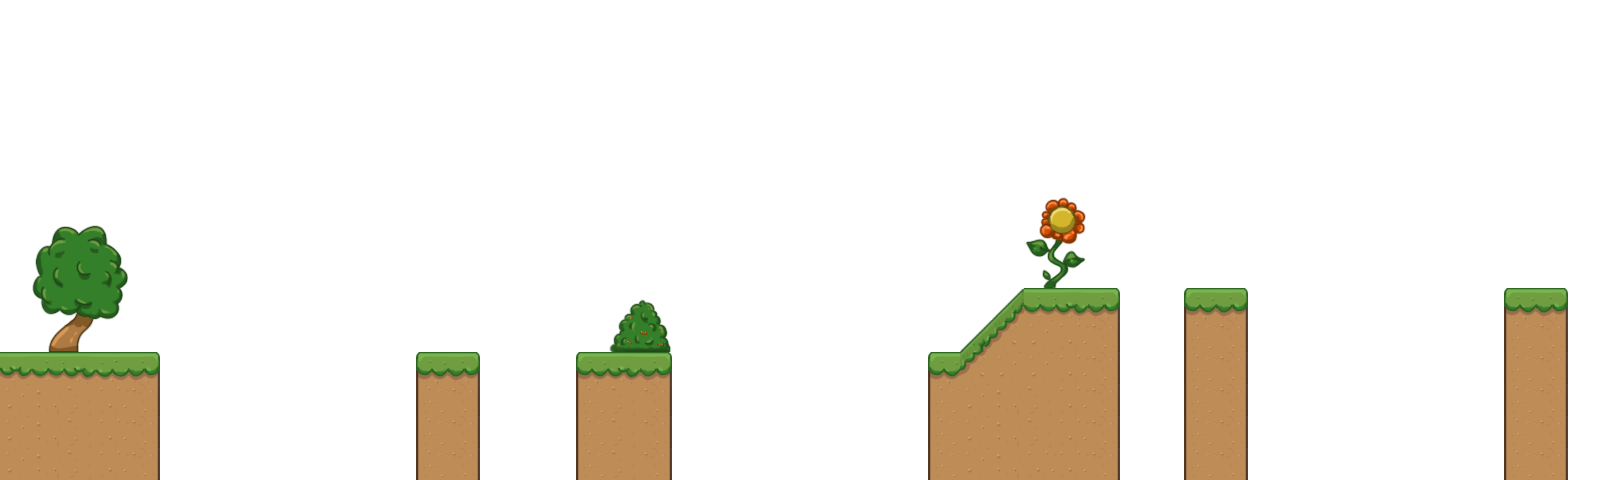

Rendered tile map (Tiled .tmx) drawn with the repository's tilesets; below, a short description and the map source with its tile grids summarised:
An orthogonal 50x15 tile map with 32x32 px tiles, 3 tile layers (background, ground, frontground), 2 tilesets and 5 objects (3x flairy, earm, goal).

<map version="1.10" tiledversion="1.10.0" orientation="orthogonal" renderorder="right-down" width="50" height="15" tilewidth="32" tileheight="32" infinite="0" backgroundcolor="#ffffff" nextlayerid="5" nextobjectid="6">
 <properties>
  <property name="FLY" value="-1" />
  <property name="JUMP" value="-1" />
 </properties>
 <tileset firstgid="1" name="tiles" tilewidth="32" tileheight="32" tilecount="100" columns="10">
  <image source="tiles.png" width="320" height="320" />
  <tile id="0">
   <properties>
    <property name="type" value="TOPL" />
   </properties>
  </tile>
  <tile id="1">
   <properties>
    <property name="type" value="TOP" />
   </properties>
  </tile>
  <tile id="2">
   <properties>
    <property name="type" value="TOP" />
   </properties>
  </tile>
  <tile id="3">
   <properties>
    <property name="type" value="TOP" />
   </properties>
  </tile>
  <tile id="4">
   <properties>
    <property name="type" value="TOP" />
   </properties>
  </tile>
  <tile id="5">
   <properties>
    <property name="type" value="TOPR" />
   </properties>
  </tile>
  <tile id="6">
   <properties>
    <property name="type" value="TOP" />
   </properties>
  </tile>
  <tile id="7">
   <properties>
    <property name="type" value="TOP" />
   </properties>
  </tile>
  <tile id="8">
   <properties>
    <property name="type" value="TOP" />
   </properties>
  </tile>
  <tile id="9">
   <properties>
    <property name="type" value="TOP" />
   </properties>
  </tile>
  <tile id="10">
   <properties>
    <property name="type" value="LEFT" />
   </properties>
  </tile>
  <tile id="15">
   <properties>
    <property name="type" value="RIGHT" />
   </properties>
  </tile>
  <tile id="20">
   <properties>
    <property name="type" value="DGL1" />
   </properties>
  </tile>
  <tile id="21">
   <properties>
    <property name="type" value="NB" />
   </properties>
  </tile>
  <tile id="22">
   <properties>
    <property name="type" value="NB" />
   </properties>
  </tile>
  <tile id="23">
   <properties>
    <property name="type" value="DGR1" />
   </properties>
  </tile>
  <tile id="31">
   <properties>
    <property name="type" value="DGL1" />
   </properties>
  </tile>
  <tile id="32">
   <properties>
    <property name="type" value="DGR1" />
   </properties>
  </tile>
  <tile id="36">
   <properties>
    <property name="type" value="NB" />
   </properties>
  </tile>
  <tile id="38">
   <properties>
    <property name="type" value="NB" />
   </properties>
  </tile>
  <tile id="39">
   <properties>
    <property name="type" value="NB" />
   </properties>
  </tile>
  <tile id="40">
   <properties>
    <property name="type" value="DGL1" />
   </properties>
  </tile>
  <tile id="41">
   <properties>
    <property name="type" value="NB" />
   </properties>
  </tile>
  <tile id="42">
   <properties>
    <property name="type" value="NB" />
   </properties>
  </tile>
  <tile id="43">
   <properties>
    <property name="type" value="DGR1" />
   </properties>
  </tile>
  <tile id="48">
   <properties>
    <property name="type" value="DGR4" />
   </properties>
  </tile>
  <tile id="49">
   <properties>
    <property name="type" value="DGR5" />
   </properties>
  </tile>
  <tile id="51">
   <properties>
    <property name="type" value="DGL1" />
   </properties>
  </tile>
  <tile id="52">
   <properties>
    <property name="type" value="DGR1" />
   </properties>
  </tile>
  <tile id="70">
   <properties>
    <property name="type" value="LEFT" />
   </properties>
  </tile>
  <tile id="75">
   <properties>
    <property name="type" value="RIGHT" />
   </properties>
  </tile>
  <tile id="80">
   <properties>
    <property name="type" value="TOPL" />
   </properties>
  </tile>
  <tile id="81">
   <properties>
    <property name="type" value="TOP" />
   </properties>
  </tile>
  <tile id="82">
   <properties>
    <property name="type" value="TOP" />
   </properties>
  </tile>
  <tile id="83">
   <properties>
    <property name="type" value="TOP" />
   </properties>
  </tile>
  <tile id="84">
   <properties>
    <property name="type" value="TOP" />
   </properties>
  </tile>
  <tile id="85">
   <properties>
    <property name="type" value="TOP" />
   </properties>
  </tile>
 </tileset>
 <tileset firstgid="101" name="props" tilewidth="32" tileheight="32" tilecount="100" columns="10">
  <image source="props.png" width="320" height="320" />
 </tileset>
 <layer id="1" name="background" width="50" height="15">
  <data>[750 cells, 0 non-empty, 0 distinct tile ids]</data>
 </layer>
 <layer id="2" name="ground" width="50" height="15">
  <data>[750 cells, 98 non-empty, 16 distinct tile ids]</data>
 </layer>
 <layer id="3" name="frontground" width="50" height="15">
  <data>[750 cells, 22 non-empty, 22 distinct tile ids]</data>
 </layer>
 <objectgroup id="4" name="avatars">
  <object id="1" name="earm" gid="25" x="26" y="331" width="32" height="32" />
  <object id="2" name="goal" gid="26" x="1514" y="269" width="32" height="32" />
  <object id="3" name="flairy" gid="37" x="539" y="288" width="32" height="32" />
  <object id="4" name="flairy" gid="37" x="965" y="299" width="32" height="32" />
  <object id="5" name="flairy" gid="37" x="1107" y="193" width="32" height="32" />
 </objectgroup>
</map>
